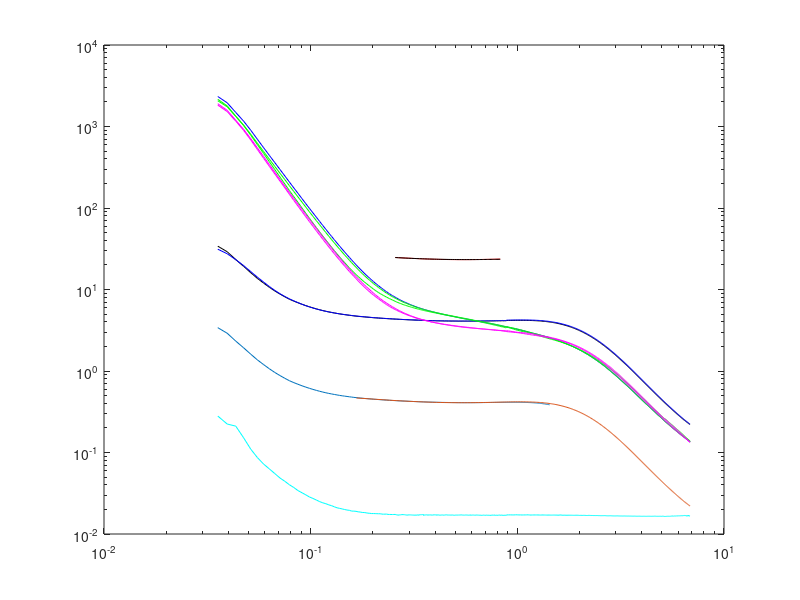

This figure's MATLAB source:
%%-------------------Merge SAS Curves
clear all; close all; clc
%---------------------------reading files----------------------------------
addpath 'E:\User\DATAREDUCTION_PTB\qc03_ptb_GC-calib_AlCl3-electrolyte_Fe-MW_ETH-CS_CaSr-CS_Cl_Ca_Fe-XAS_In_Ca-ASAXS\Reduction\GlossyCarbonCalibration\Final' % Path where your Normalised 1D Date from different sample-detector distances can be found

% Import Normalised 1D Data with delimiter TAB ('\t').
% GC-reference.

A_S1_l=dlmread('GC-K1mm-new2015_Long.dat','',3,0);
A_S1_s=dlmread('GC-K1mm-new2015_Short.dat','',3,0);
A_S2_l=dlmread('GC-K1mm-old_Long.dat','',3,0);
A_S2_s=dlmread('GC-K1mm-old_Short.dat','',3,0);
A_S3_l=dlmread('GC-K_54um-c_Long.dat','',3,0);
A_S3_s=dlmread('GC-K_54um-c_Short.dat','',3,0);
A_S4_l=dlmread('GC-K_54um-d_Long.dat','',3,0);
A_S4_s=dlmread('GC-K_54um-d_Short.dat','',3,0);
A_S5_l=dlmread('GC-K_90um-b_Long.dat','',3,0);
A_S5_s=dlmread('GC-K_90um-b_Short.dat','',3,0);
A_S6_l=dlmread('GC-K_90um-new2015_Long.dat','',3,0);
A_S6_s=dlmread('GC-K_90um-new2015_Short.dat','',3,0);
A_S7_l=dlmread('GC-K_90um-old_Long.dat','',3,0);
A_S7_s=dlmread('GC-K_90um-old_Short.dat','',3,0);
A_S8_l=dlmread('Water_Long.dat','',3,0);
A_S8_s=dlmread('Water_Short.dat','',3,0);
% A_S9_l=dlmread('Sample9_l_n_E7998.dat','',3,0);
% A_S9_s=dlmread('Sample9_s_n_E7998.dat','',3,0);
% A_S10_l=dlmread('Sample10_l_n_E7998.dat','',3,0);
% A_S10_s=dlmread('Sample10_s_n_E7998.dat','',3,0);

%If all data of one sample-detector distance is equaly binned (see
%interpolation in the BackGr Subst step) you can use one -q- for all
%Intenseties.

q1_l=A_S1_l(:,1);q1_s=1.0*A_S1_s(:,1);
I1_l=A_S1_l(:,2);I1_s=A_S1_s(:,2);Er1_l=A_S1_l(:,3);Er1_s=A_S1_s(:,3);
I2_l=A_S2_l(:,2);I2_s=A_S2_s(:,2);Er2_l=A_S2_l(:,3);Er2_s=A_S2_s(:,3);
I3_l=A_S3_l(:,2);I3_s=A_S3_s(:,2);Er3_l=A_S3_l(:,3);Er3_s=A_S3_s(:,3);
I4_l=A_S4_l(:,2);I4_s=A_S4_s(:,2);Er4_l=A_S4_l(:,3);Er4_s=A_S4_s(:,3);
I5_l=A_S5_l(:,2);I5_s=A_S5_s(:,2);Er5_l=A_S5_l(:,3);Er5_s=A_S5_s(:,3);
I6_l=A_S6_l(:,2);I6_s=A_S6_s(:,2);Er6_l=A_S6_l(:,3);Er6_s=A_S6_s(:,3);
I7_l=A_S7_l(:,2);I7_s=A_S7_s(:,2);Er7_l=A_S7_l(:,3);Er7_s=A_S7_s(:,3);
I8_l=A_S8_l(:,2);I8_s=A_S8_s(:,2);Er8_l=A_S8_l(:,3);Er8_s=A_S8_s(:,3);
% I9_l=A_S9_l(:,2);I9_s=A_S9_s(:,2);Er9_l=A_S9_l(:,3);Er9_s=A_S9_s(:,3);
% I10_l=A_S10_l(:,2);I10_s=A_S10_s(:,2);Er10_l=A_S10_l(:,3);Er10_s=A_S10_s(:,3);


%%----------------------allignment-----------------------------------------


qmin=max([min(q1_l),min(q1_s)])
qmax=min([max(q1_l),max(q1_s)])
q_al=qmin:0.01:qmax;
sz=size(q_al)
q_al=reshape(q_al,sz(1),sz(2));

I1_l_a=interp1(q1_l,I1_l,q_al);
I1_s_a=interp1(q1_s,I1_s,q_al);
I2_l_a=interp1(q1_l,I2_l,q_al);
I2_s_a=interp1(q1_s,I2_s,q_al);
I3_l_a=interp1(q1_l,I3_l,q_al);
I3_s_a=interp1(q1_s,I3_s,q_al);
I4_l_a=interp1(q1_l,I4_l,q_al);
I4_s_a=interp1(q1_s,I4_s,q_al);
I5_l_a=interp1(q1_l,I5_l,q_al);
I5_s_a=interp1(q1_s,I5_s,q_al);
I6_l_a=interp1(q1_l,I6_l,q_al);
I6_s_a=interp1(q1_s,I6_s,q_al);
I7_l_a=interp1(q1_l,I7_l,q_al);
I7_s_a=interp1(q1_s,I7_s,q_al);
I8_l_a=interp1(q1_l,I8_l,q_al);
I8_s_a=interp1(q1_s,I8_s,q_al);
% I9_l_a=interp1(q1_l,I9_l,q_al);
% I9_s_a=interp1(q1_s,I9_s,q_al);
% I10_l_a=interp1(q1_l,I10_l,q_al);
% I10_s_a=interp1(q1_s,I10_s,q_al);

Er1_l_a=interp1(q1_l,Er1_l,q_al);
Er1_s_a=interp1(q1_s,Er1_s,q_al);
Er2_l_a=interp1(q1_l,Er2_l,q_al);
Er2_s_a=interp1(q1_s,Er2_s,q_al);
Er3_l_a=interp1(q1_l,Er3_l,q_al);
Er3_s_a=interp1(q1_s,Er3_s,q_al);
Er4_l_a=interp1(q1_l,Er4_l,q_al);
Er4_s_a=interp1(q1_s,Er4_s,q_al);
Er5_l_a=interp1(q1_l,Er5_l,q_al);
Er5_s_a=interp1(q1_s,Er5_s,q_al);
Er6_l_a=interp1(q1_l,Er6_l,q_al);
Er6_s_a=interp1(q1_s,Er6_s,q_al);
Er7_l_a=interp1(q1_l,Er7_l,q_al);
Er7_s_a=interp1(q1_s,Er7_s,q_al);
Er8_l_a=interp1(q1_l,Er8_l,q_al);
Er8_s_a=interp1(q1_s,Er8_s,q_al);
% Er9_l_a=interp1(q1_l,Er9_l,q_al);
% Er9_s_a=interp1(q1_s,Er9_s,q_al);
% Er10_l_a=interp1(q1_l,Er10_l,q_al);
% Er10_s_a=interp1(q1_s,Er10_s,q_al);


range_Norm=[10 sz(2)-60]; %Look for a well overlapping range
q_range_Norm=[q_al(range_Norm(1)) q_al(range_Norm(2))]

F1_l=sum(I1_l_a(range_Norm(1):range_Norm(2)));
F1_s=sum(I1_s_a(range_Norm(1):range_Norm(2)));
F2_l=sum(I2_l_a(range_Norm(1):range_Norm(2)));
F2_s=sum(I2_s_a(range_Norm(1):range_Norm(2)));
F3_l=sum(I3_l_a(range_Norm(1):range_Norm(2)));
F3_s=sum(I3_s_a(range_Norm(1):range_Norm(2)));
F4_l=sum(I4_l_a(range_Norm(1):range_Norm(2)));
F4_s=sum(I4_s_a(range_Norm(1):range_Norm(2)));
F5_l=sum(I5_l_a(range_Norm(1):range_Norm(2)));
F5_s=sum(I5_s_a(range_Norm(1):range_Norm(2)));
F6_l=sum(I6_l_a(range_Norm(1):range_Norm(2)));
F6_s=sum(I6_s_a(range_Norm(1):range_Norm(2)));
F7_l=sum(I7_l_a(range_Norm(1):range_Norm(2)));
F7_s=sum(I7_s_a(range_Norm(1):range_Norm(2)));
F8_l=sum(I8_l_a(range_Norm(1):range_Norm(2)));
F8_s=sum(I8_s_a(range_Norm(1):range_Norm(2)));
% F9_l=sum(I9_l_a(range_Norm(1):range_Norm(2)));
% F9_s=sum(I9_s_a(range_Norm(1):range_Norm(2)));
% F10_l=sum(I10_l_a(range_Norm(1):range_Norm(2)));
% F10_s=sum(I10_s_a(range_Norm(1):range_Norm(2)));

loglog(q_al(range_Norm(1):range_Norm(2)),I1_s_a(range_Norm(1):range_Norm(2))*(F1_l/F1_s)*10,'r');hold on
loglog(q_al(range_Norm(1):range_Norm(2)),I1_l_a(range_Norm(1):range_Norm(2))*10,'k')

%All factors have to be not so fare away from 1.
f1=(F1_l/F1_s)
f2=(F2_l/F2_s)
f3=(F3_l/F3_s)
f4=(F4_l/F4_s)
f5=(F5_l/F5_s)
f6=(F6_l/F6_s)
f7=(F7_l/F7_s)
f8=(F8_l/F8_s)
% f9=(F9_l/F9_s)
% f10=(F10_l/F10_s)


Int1_l=I1_l/f1;
Int1_s=I1_s;
Int2_l=I2_l/f2;
Int2_s=I2_s;
Int3_l=I3_l/f3;
Int3_s=I3_s;
Int4_l=I4_l/f4;
Int4_s=I4_s;
Int5_l=I5_l/f5;
Int5_s=I5_s;
Int6_l=I6_l/f6;
Int6_s=I6_s;
Int7_l=I7_l/f7;
Int7_s=I7_s;
Int8_l=I8_l/f8;
Int8_s=I8_s;
% Int9_l=I9_l/f9;
% Int9_s=I9_s;
% Int10_l=I10_l/f10;
% Int10_s=I10_s;

% Int1_l=I1_l;
% Int1_s=I1_s*f1;
% Int2_l=I2_l;
% Int2_s=I2_s*f2;
% Int3_l=I3_l;
% Int3_s=I3_s*f3;
% Int4_l=I4_l;
% Int4_s=I4_s*f4;
% Int5_l=I5_l;
% Int5_s=I5_s*f5;
% Int6_l=I6_l;
% Int6_s=I6_s*f6;
% Int7_l=I7_l;
% Int7_s=I7_s*f7;
% Int8_l=I8_l;
% Int8_s=I8_s*f8;
% Int9_l=I9_l;
% Int9_s=I9_s*f9;
% Int10_l=I10_l;
% Int10_s=I10_s*f10;

Err1_l=Er1_l/f1;
Err1_s=Er1_s;
Err2_l=Er2_l/f2;
Err2_s=Er2_s;
Err3_l=Er3_l/f3;
Err3_s=Er3_s;
Err4_l=Er4_l/f4;
Err4_s=Er4_s;
Err5_l=Er5_l/f5;
Err5_s=Er5_s;
Err6_l=Er6_l/f6;
Err6_s=Er6_s;
Err7_l=Er7_l/f7;
Err7_s=Er7_s;
Err8_l=Er8_l/f8;
Err8_s=Er8_s;
% Err9_l=Er9_l/f9;
% Err9_s=Er9_s;
% Err10_l=Er10_l/f10;
% Err10_s=Er10_s;

% Err1_l=Er1_l;
% Err1_s=Er1_s*f1;
% Err2_l=Er2_l;
% Err2_s=Er2_s*f2;
% Err3_l=Er3_l;
% Err3_s=Er3_s*f3;
% Err4_l=Er4_l;
% Err4_s=Er4_s*f4;
% Err5_l=Er5_l;
% Err5_s=Er5_s*f5;
% Err6_l=Er6_l;
% Err6_s=Er6_s*f6;
% Err7_l=Er7_l;
% Err7_s=Er7_s*f7;
% Err8_l=Er8_l;
% Err8_s=Er8_s*f8;
% Err9_l=Er9_l;
% Err9_s=Er9_s*f9;
% Err10_l=Er10_l;
% Err10_s=Er10_s*f10;

loglog(q1_l,Int1_l*0.1);hold on
loglog(q1_s,Int1_s*0.1);

%%------------------------------skip point---------------------------------

skip_long_first=0;
skip_long_last=140;
skip_short_first=9;
skip_short_last=0;

sz_long=size(q1_l);
first_long=1+skip_long_first;
last_long=sz_long(1)-skip_long_last;
range1_long=[q1_l(first_long) q1_l(last_long)]

sz_short=size(q1_s);
first_short=1+skip_short_first;
last_short=sz_short(1)-skip_short_last;
range1_short=[q1_s(first_short) q1_s(last_short)]

q_m=[q1_l(first_long : last_long); q1_s(first_short : last_short)];
Int1_m=[Int1_l(first_long : last_long); Int1_s(first_short : last_short)];
Int2_m=[Int2_l(first_long : last_long); Int2_s(first_short : last_short)];
Int3_m=[Int3_l(first_long : last_long); Int3_s(first_short : last_short)];
Int4_m=[Int4_l(first_long : last_long); Int4_s(first_short : last_short)];
Int5_m=[Int5_l(first_long : last_long); Int5_s(first_short : last_short)];
Int6_m=[Int6_l(first_long : last_long); Int6_s(first_short : last_short)];
Int7_m=[Int7_l(first_long : last_long); Int7_s(first_short : last_short)];
Int8_m=[Int8_l(first_long : last_long); Int8_s(first_short : last_short)];
% Int9_m=[Int9_l(first_long : last_long); Int9_s(first_short : last_short)];
% Int10_m=[Int10_l(first_long : last_long); Int10_s(first_short : last_short)];

Err1_m=[Err1_l(first_long : last_long); Err1_s(first_short : last_short)];
Err2_m=[Err2_l(first_long : last_long); Err2_s(first_short : last_short)];
Err3_m=[Err3_l(first_long : last_long); Err3_s(first_short : last_short)];
Err4_m=[Err4_l(first_long : last_long); Err4_s(first_short : last_short)];
Err5_m=[Err5_l(first_long : last_long); Err5_s(first_short : last_short)];
Err6_m=[Err6_l(first_long : last_long); Err6_s(first_short : last_short)];
Err7_m=[Err7_l(first_long : last_long); Err7_s(first_short : last_short)];
Err8_m=[Err8_l(first_long : last_long); Err8_s(first_short : last_short)];
% Err9_m=[Err9_l(first_long : last_long); Err9_s(first_short : last_short)];
% Err10_m=[Err10_l(first_long : last_long); Err10_s(first_short : last_short)];

%%------------------------------Merge Data---------------------------------

CombData1(:,1)=q_m;CombData1(:,2)=Int1_m;CombData1(:,3)=Err1_m;
MergedData1=sortrows(CombData1,1);
CombData2(:,1)=q_m;CombData2(:,2)=Int2_m;CombData2(:,3)=Err2_m;
MergedData2=sortrows(CombData2,1);
CombData3(:,1)=q_m;CombData3(:,2)=Int3_m;CombData3(:,3)=Err3_m;
MergedData3=sortrows(CombData3,1);
CombData4(:,1)=q_m;CombData4(:,2)=Int4_m;CombData4(:,3)=Err4_m;
MergedData4=sortrows(CombData4,1);
CombData5(:,1)=q_m;CombData5(:,2)=Int5_m;CombData5(:,3)=Err5_m;
MergedData5=sortrows(CombData5,1);
CombData6(:,1)=q_m;CombData6(:,2)=Int6_m;CombData6(:,3)=Err6_m;
MergedData6=sortrows(CombData6,1);
CombData7(:,1)=q_m;CombData7(:,2)=Int7_m;CombData7(:,3)=Err7_m;
MergedData7=sortrows(CombData7,1);
CombData8(:,1)=q_m;CombData8(:,2)=Int8_m;CombData8(:,3)=Err8_m;
MergedData8=sortrows(CombData8,1);
% CombData9(:,1)=q_m;CombData9(:,2)=Int9_m;CombData9(:,3)=Err9_m;
% MergedData9=sortrows(CombData9,1);
% CombData10(:,1)=q_m;CombData10(:,2)=Int10_m;CombData10(:,3)=Err10_m;
% MergedData10=sortrows(CombData10,1);

loglog(MergedData1(:,1),MergedData1(:,2),'k');
loglog(MergedData2(:,1),MergedData2(:,2),'b');
loglog(MergedData3(:,1),MergedData3(:,2),'b');
loglog(MergedData4(:,1),MergedData4(:,2),'g');
loglog(MergedData5(:,1),MergedData5(:,2),'g');
loglog(MergedData6(:,1),MergedData6(:,2),'m');
loglog(MergedData7(:,1),MergedData7(:,2),'m');
loglog(MergedData8(:,1),MergedData8(:,2),'c');
% loglog(MergedData9(:,1),MergedData9(:,2),'c');
% loglog(MergedData10(:,1),MergedData10(:,2),'y');

%%-----------------------------Data Export---------------------------------

filename=sprintf('E:\\User\\DATAREDUCTION_PTB\\qc03_ptb_GC-calib_AlCl3-electrolyte_Fe-MW_ETH-CS_CaSr-CS_Cl_Ca_Fe-XAS_In_Ca-ASAXS\\Reduction\\GlossyCarbonCalibration\\Final\\');
outfile_1=strcat(filename,'GC-K1mm-new2015.dat');
dlmwrite(outfile_1,MergedData1);
outfile_2=strcat(filename,'GC-K1mm-old.dat');
dlmwrite(outfile_2,MergedData2);
outfile_3=strcat(filename,'GC-K_54um-c.dat');
dlmwrite(outfile_3,MergedData3);
outfile_4=strcat(filename,'GC-K_54um-d.dat');
dlmwrite(outfile_4,MergedData4);
outfile_5=strcat(filename,'GC-K_90um-b.dat');
dlmwrite(outfile_5,MergedData5);
outfile_6=strcat(filename,'GC-K_90um-new2015.dat');
dlmwrite(outfile_6,MergedData6);
outfile_7=strcat(filename,'GC-K_90um-old.dat');
dlmwrite(outfile_7,MergedData7);
outfile_8=strcat(filename,'Water.dat');
dlmwrite(outfile_8,MergedData8);
% outfile_9=strcat(filename,'SK1-182-1_E7998.dat');
% dlmwrite(outfile_9,MergedData9);
% outfile_10=strcat(filename,'AgBeh_E7998.dat');
% dlmwrite(outfile_10,MergedData10);
